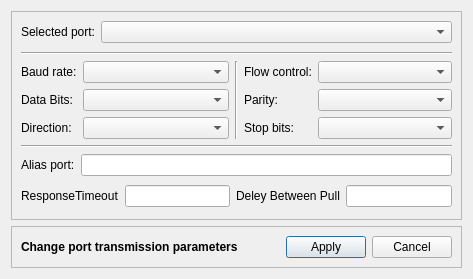
<?xml version="1.0" encoding="UTF-8"?>
<ui version="4.0">
 <class>PortSettingDialog</class>
 <widget class="QDialog" name="PortSettingDialog">
  <property name="geometry">
   <rect>
    <x>0</x>
    <y>0</y>
    <width>473</width>
    <height>279</height>
   </rect>
  </property>
  <property name="windowTitle">
   <string>Dialog</string>
  </property>
  <layout class="QVBoxLayout" name="verticalLayout">
   <item>
    <widget class="QFrame" name="BaseFrame">
     <property name="sizePolicy">
      <sizepolicy hsizetype="Preferred" vsizetype="Expanding">
       <horstretch>0</horstretch>
       <verstretch>0</verstretch>
      </sizepolicy>
     </property>
     <property name="frameShape">
      <enum>QFrame::StyledPanel</enum>
     </property>
     <property name="frameShadow">
      <enum>QFrame::Raised</enum>
     </property>
     <layout class="QVBoxLayout" name="verticalLayout_3">
      <item>
       <layout class="QFormLayout" name="formLayout_6">
        <item row="0" column="0">
         <widget class="QLabel" name="lblSelectedPort">
          <property name="text">
           <string>Selected port:</string>
          </property>
         </widget>
        </item>
        <item row="0" column="1">
         <widget class="QComboBox" name="cbxPort"/>
        </item>
       </layout>
      </item>
      <item>
       <widget class="Line" name="line_3">
        <property name="orientation">
         <enum>Qt::Horizontal</enum>
        </property>
       </widget>
      </item>
      <item>
       <layout class="QHBoxLayout" name="horizontalLayout_2">
        <item>
         <layout class="QFormLayout" name="formLayout">
          <item row="0" column="0">
           <widget class="QLabel" name="lblBaudRate">
            <property name="text">
             <string>Baud rate:</string>
            </property>
           </widget>
          </item>
          <item row="0" column="1">
           <widget class="QComboBox" name="cbxBaudRate">
            <property name="currentIndex">
             <number>-1</number>
            </property>
           </widget>
          </item>
          <item row="1" column="0">
           <widget class="QLabel" name="lblDataBits">
            <property name="text">
             <string>Data Bits:</string>
            </property>
           </widget>
          </item>
          <item row="1" column="1">
           <widget class="QComboBox" name="cbxDataBits"/>
          </item>
          <item row="2" column="0">
           <widget class="QLabel" name="lblDirection">
            <property name="text">
             <string>Direction:</string>
            </property>
           </widget>
          </item>
          <item row="2" column="1">
           <widget class="QComboBox" name="cbxDirection"/>
          </item>
         </layout>
        </item>
        <item>
         <widget class="Line" name="line">
          <property name="orientation">
           <enum>Qt::Vertical</enum>
          </property>
         </widget>
        </item>
        <item>
         <layout class="QFormLayout" name="formLayout_2">
          <item row="0" column="0">
           <widget class="QLabel" name="lblFlowControl">
            <property name="text">
             <string>Flow control:</string>
            </property>
           </widget>
          </item>
          <item row="0" column="1">
           <widget class="QComboBox" name="cbxFlowControl"/>
          </item>
          <item row="1" column="0">
           <widget class="QLabel" name="lblParity">
            <property name="text">
             <string>Parity:</string>
            </property>
           </widget>
          </item>
          <item row="1" column="1">
           <widget class="QComboBox" name="cbxParity"/>
          </item>
          <item row="2" column="0">
           <widget class="QLabel" name="lblStopBits">
            <property name="text">
             <string>Stop bits:</string>
            </property>
           </widget>
          </item>
          <item row="2" column="1">
           <widget class="QComboBox" name="cbxStopBits"/>
          </item>
         </layout>
        </item>
       </layout>
      </item>
      <item>
       <widget class="Line" name="line_2">
        <property name="orientation">
         <enum>Qt::Horizontal</enum>
        </property>
       </widget>
      </item>
      <item>
       <layout class="QFormLayout" name="formLayout_3">
        <item row="0" column="0">
         <widget class="QLabel" name="lblPortAlias">
          <property name="text">
           <string>Alias port:</string>
          </property>
         </widget>
        </item>
        <item row="0" column="1">
         <widget class="QLineEdit" name="edtPortAlias"/>
        </item>
       </layout>
      </item>
      <item>
       <layout class="QHBoxLayout" name="horizontalLayout_3">
        <item>
         <layout class="QFormLayout" name="formLayout_4">
          <item row="0" column="0">
           <widget class="QLabel" name="lblResponseTimeout">
            <property name="text">
             <string>ResponseTimeout</string>
            </property>
           </widget>
          </item>
          <item row="0" column="1">
           <widget class="QLineEdit" name="edtlblResponseTimeout"/>
          </item>
         </layout>
        </item>
        <item>
         <layout class="QFormLayout" name="formLayout_5">
          <item row="0" column="0">
           <widget class="QLabel" name="lblDeleyBetweenPull">
            <property name="text">
             <string>Deley Between Pull</string>
            </property>
           </widget>
          </item>
          <item row="0" column="1">
           <widget class="QLineEdit" name="edtlblDeleyBetweenPull"/>
          </item>
         </layout>
        </item>
       </layout>
      </item>
     </layout>
    </widget>
   </item>
   <item>
    <widget class="QFrame" name="BottonFrame">
     <property name="sizePolicy">
      <sizepolicy hsizetype="Preferred" vsizetype="Minimum">
       <horstretch>0</horstretch>
       <verstretch>0</verstretch>
      </sizepolicy>
     </property>
     <property name="frameShape">
      <enum>QFrame::StyledPanel</enum>
     </property>
     <property name="frameShadow">
      <enum>QFrame::Raised</enum>
     </property>
     <layout class="QVBoxLayout" name="verticalLayout_2">
      <item>
       <layout class="QHBoxLayout" name="horizontalLayout">
        <item>
         <widget class="QLabel" name="lblInfo">
          <property name="styleSheet">
           <string notr="true">color: rgb(0, 0, 0);
font-weight: bold;</string>
          </property>
          <property name="text">
           <string>Change port transmission parameters</string>
          </property>
         </widget>
        </item>
        <item>
         <spacer name="horizontalSpacer">
          <property name="orientation">
           <enum>Qt::Horizontal</enum>
          </property>
          <property name="sizeHint" stdset="0">
           <size>
            <width>40</width>
            <height>20</height>
           </size>
          </property>
         </spacer>
        </item>
        <item>
         <widget class="QPushButton" name="btnApply">
          <property name="text">
           <string>Apply</string>
          </property>
         </widget>
        </item>
        <item>
         <widget class="QPushButton" name="btnCansel">
          <property name="text">
           <string>Cancel</string>
          </property>
         </widget>
        </item>
       </layout>
      </item>
     </layout>
    </widget>
   </item>
  </layout>
 </widget>
 <resources/>
 <connections/>
</ui>
